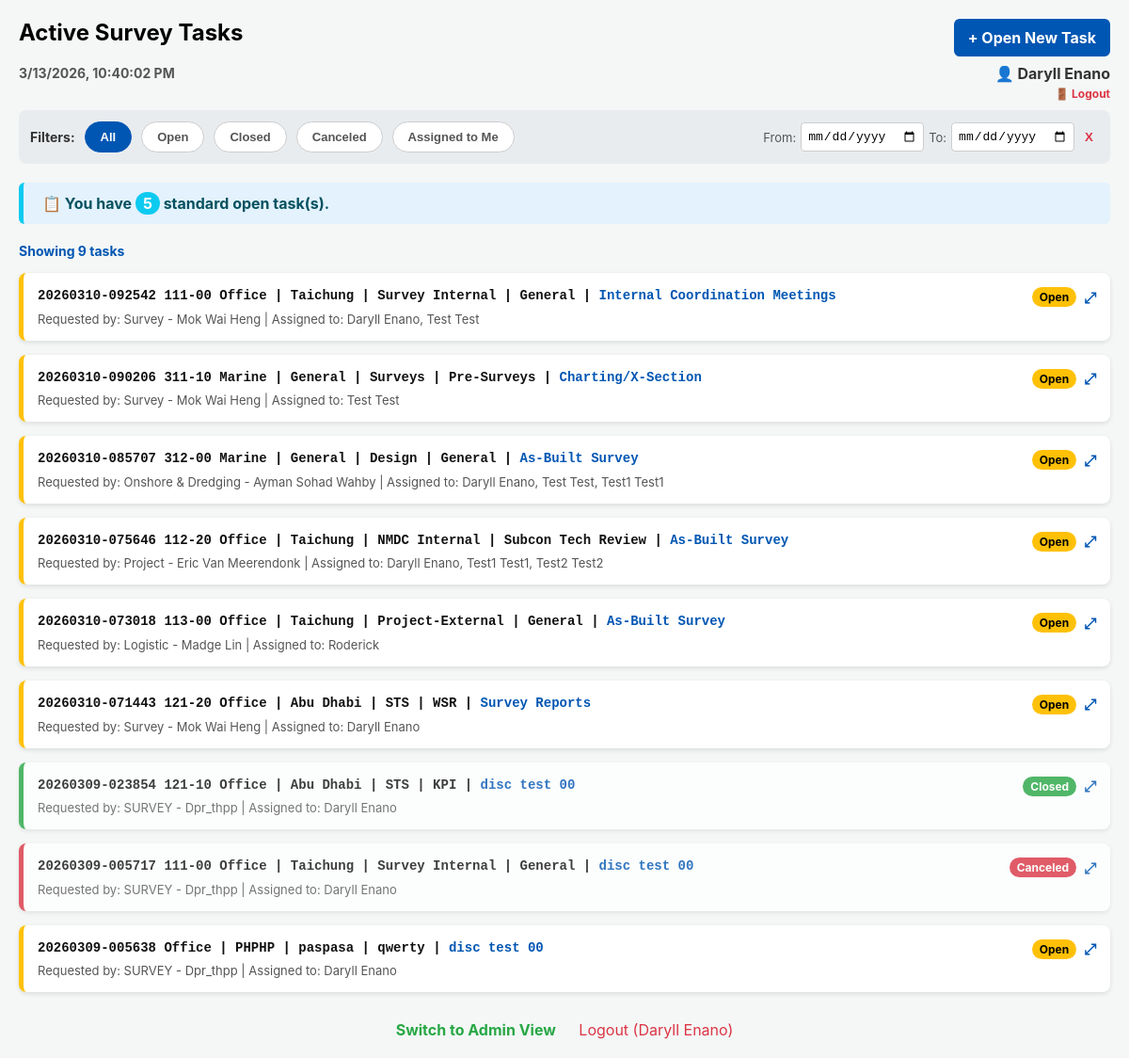
Screenshot of / (signed in) with the database file from the repository.
### app.py (models this page shows)
class User(UserMixin, db.Model):
    id = db.Column(db.Integer, primary_key=True)
    email = db.Column(db.String(120), unique=True, nullable=False)
    name = db.Column(db.String(100), nullable=False)
    password_hash = db.Column(db.String(256), nullable=False)
    is_approved = db.Column(db.Boolean, default=False)

class SurveyTask(db.Model):
    id = db.Column(db.Integer, primary_key=True)
    surveyor_name = db.Column(db.String(100), nullable=False)
    assigned_to = db.Column(db.String(100), nullable=True)
    requestor = db.Column(db.String(100), nullable=True)
    task_category = db.Column(db.String(100), nullable=True)
    instrument = db.Column(db.String(100), nullable=True)
    action_required = db.Column(db.String(100), nullable=True)
    area = db.Column(db.String(100), nullable=False)
    location = db.Column(db.String(100), nullable=True)
    sub_location = db.Column(db.String(100), nullable=True)
    work_scope = db.Column(db.String(100), nullable=False)
    remarks = db.Column(db.Text, nullable=True)
    deliverable_link = db.Column(db.String(500), nullable=True)
    reference_links = db.Column(db.Text, nullable=True)
    status = db.Column(db.String(20), default="Open")
    is_urgent = db.Column(db.Boolean, default=False) # <--- URGENT FLAG ADDED
    start_time = db.Column(db.DateTime, default=datetime.utcnow)
    end_time = db.Column(db.DateTime, nullable=True)

### app.py (the view)
@app.route('/')
@login_required
def dashboard():
    session['dashboard_view'] = 'user'
    all_tasks = SurveyTask.query.filter(SurveyTask.status != 'Archived') \
        .order_by(SurveyTask.is_urgent.desc(), SurveyTask.start_time.desc()) \
        .limit(300).all()
    is_admin = current_user.email in ADMIN_EMAILS
    return render_template('dashboard.html', name=current_user.name, tasks=all_tasks, is_admin=is_admin)

### app.py (called while the page is built)
@login_manager.user_loader
def load_user(user_id):
    return User.query.get(int(user_id))

### templates/dashboard.html (shortened to what this page needs)
<!DOCTYPE html>
<html lang="en">
<head>
</head>
<body>
    <div class="header" style="align-items: flex-start;">
        <div>
            <h2 style="margin-top: 0;">Active Survey Tasks</h2>
            <div id="liveClock" style="font-size: 14px; color: #555; font-weight: bold;">Loading time...</div>
        </div>
        <div style="display: flex; flex-direction: column; align-items: flex-end;">
            <a href="/new_task" class="btn-new">+ Open New Task</a>
            <span style="color: #333; font-weight: bold; margin-top: 8px;">👤 {{ name }}</span>
            <a href="/logout" style="color: #dc3545; text-decoration: none; font-size: 12px; font-weight: bold; margin-top: 4px;">🚪 Logout</a>
        </div>
    </div>
    <div class="filter-bar">
        <strong style="font-size: 14px; color: #333;">Filters:</strong>
        <button class="btn-filter" id="btnAll" onclick="toggleStatus('All')">All</button>
        <button class="btn-filter active" id="btnOpen" onclick="toggleStatus('Open')">Open</button>
        <button class="btn-filter" id="btnClosed" onclick="toggleStatus('Closed')">Closed</button>
        <button class="btn-filter" id="btnCanceled" onclick="toggleStatus('Canceled')">Canceled</button>
        <button class="btn-filter" id="btnMine" onclick="toggleMine()">Assigned to Me</button>
        <div style="margin-left: auto; display: flex; align-items: center; gap: 5px;">
            <span style="font-size: 13px; color: #555;">From:</span>
            <input type="date" id="dateStart" class="date-input" onchange="applyFilters()">
            <span style="font-size: 13px; color: #555;">To:</span>
            <input type="date" id="dateEnd" class="date-input" onchange="applyFilters()">
            <button onclick="clearDates()" style="background: none; border: none; color: #dc3545; cursor: pointer; font-weight: bold;" title="Clear Dates">X</button>
        </div>
    </div>
 {% set my_open_count = namespace(value=0) %}
 {% for task in tasks %}
     {% if task.status == 'Open' and task.assigned_to and name in task.assigned_to %}
         {% set my_open_count.value = my_open_count.value + 1 %}
     {% endif %}
 {% endfor %}
 <div style="display: flex; gap: 10px; flex-wrap: wrap; margin-bottom: 20px;">
     <div style="flex: 1; background-color: #e3f2fd; border-left: 5px solid #0dcaf0; padding: 12px 20px; border-radius: 6px; font-weight: bold; color: #055160;">
         📋 You have <span style="background: #0dcaf0; color: white; padding: 2px 8px; border-radius: 12px;">{{ my_open_count.value }}</span> standard open task(s).
     </div>
 </div>
    <div id="taskCountDisplay" style="font-size: 14px; font-weight: bold; color: #0056b3; margin-bottom: 15px;">Loading task count...</div>
    <div id="taskContainer">
        {% for task in tasks %}
        {% set area_clean = task.area.split('_', 1)[-1].replace('_', ' ') if task.area and '_' in task.area else task.area %}
        {% set loc_clean = task.location.split('_', 1)[-1].replace('_', ' ') if task.location and task.location != 'N/A' and '_' in task.location else (task.location if task.location and task.location != 'N/A' else '') %}
        {% set sub_clean = task.sub_location.split('_', 1)[-1].replace('_', ' ') if task.sub_location and task.sub_location != 'N/A' and '_' in task.sub_location else (task.sub_location if task.sub_location and task.sub_location != 'N/A' else '') %}
        {% set scope_code = task.work_scope.split('_', 1)[0] if task.work_scope and '_' in task.work_scope else '' %}
        {% set scope_text = task.work_scope.split('_', 1)[-1].replace('_', ' ') if task.work_scope and '_' in task.work_scope else task.work_scope %}
        <div class="task-card"
             data-id="{{ task.id }}"
             data-status="{{ task.status }}"
             data-date="{{ task.start_time.strftime('%Y-%m-%d') }}"
             data-assigned="{{ task.assigned_to }}"
             data-mine="{% if (task.assigned_to and name in task.assigned_to) or name == task.surveyor_name %}true{% else %}false{% endif %}"
             data-creator="{{ task.surveyor_name }}"
             data-task-str="{{ task.start_time.strftime('%Y%m%d-%H%M%S') if task.start_time else 'UNKNOWN-'~task.id }}"
             data-path="📁 {{ area_clean }} {% if loc_clean %}➔ {{ loc_clean }}{% endif %} {% if sub_clean %}➔ {{ sub_clean }}{% endif %} ➔ {{ scope_text }}"
             data-remarks="{{ task.remarks or '' }}"
             data-links="{{ task.reference_links or '' }}"
             data-deliverable="{{ task.deliverable_link or '' }}"
             data-req="{{ task.requestor or '' }}"
             data-cat="{{ task.task_category or '' }}"
             data-disc="{{ task.action_required or '' }}"
             data-inst="{{ task.instrument or '' }}"
             data-start="{{ task.start_time.strftime('%Y-%m-%d %H:%M') if task.start_time else '' }}"
             data-end="{{ task.end_time.strftime('%Y-%m-%d %H:%M') if task.end_time else 'Pending' }}">
            <div class="task-header" onclick="openTaskModal(this.parentElement)">
                <div style="flex: 1;">
                    <div class="task-line-1">
                        {{ task.start_time.strftime('%Y%m%d-%H%M%S') if task.start_time else 'UNKNOWN-'~task.id }}
                        {% if scope_code %}{{ scope_code }} {% endif %}
                        {{ area_clean }}
                        {% if loc_clean %} | {{ loc_clean }}{% endif %}
                        {% if sub_clean %} | {{ sub_clean }}{% endif %}
                        {% if scope_text %} | {{ scope_text }}{% endif %}
                        {% if task.action_required %} | <span style="color: #0056b3;">{{ task.action_required }}</span>{% endif %}
                    </div>
                    <div class="task-line-2">
                        Requested by: {{ task.requestor }} | Assigned to: {{ task.assigned_to }}
                    </div>
                </div>
                <div style="display: flex; align-items: center; gap: 8px;">
                    <span class="status-badge badge-{{ task.status }}">{{ task.status }}</span>
                    <span style="font-size: 16px; color: #0056b3; font-weight: bold;" title="View Details">⤢</span>
                </div>
            </div>
        </div>
        {% endfor %}
    </div>
    <div style="text-align: center; margin-top: 30px;">
        {% if is_admin %}
        <a href="/admin_dashboard" style="color: #28a745; font-weight: bold; text-decoration: none; margin-right: 20px;">Switch to Admin View</a>
        {% endif %}
        <a href="/logout" style="color: #dc3545; text-decoration: none;">Logout ({{ name }})</a>
    </div>
</body>
</html>

### templates/dashboard.html (style rules this page uses)
body { font-family: -apple-system, BlinkMacSystemFont, Arial, sans-serif; background-color: #f4f7f6; padding: 20px; margin: 0; }
.header { display: flex; justify-content: space-between; align-items: center; margin-bottom: 10px; flex-wrap: wrap; gap: 10px; }
.btn-new { background-color: #0056b3; color: white; padding: 10px 15px; text-decoration: none; border-radius: 6px; font-weight: bold; }
.filter-bar { display: flex; gap: 10px; margin-bottom: 20px; flex-wrap: wrap; background: #e9ecef; padding: 12px; border-radius: 8px; align-items: center; }
.btn-filter { background: white; color: #555; border: 1px solid #ccc; padding: 8px 16px; border-radius: 20px; cursor: pointer; font-size: 13px; font-weight: bold; transition: all 0.2s; }
.btn-filter.active { background: #0056b3; color: white; border-color: #0056b3; }
.date-input { padding: 6px; border: 1px solid #ccc; border-radius: 4px; font-size: 13px; }
.task-card { background: white; padding: 15px; border-radius: 8px; box-shadow: 0 2px 5px rgba(0,0,0,0.1); margin-bottom: 15px; border-left: 5px solid #ffc107; transition: all 0.2s; }
.task-card[data-status="Closed"] { border-left-color: #28a745; opacity: 0.8; }
.task-card[data-status="Canceled"] { border-left-color: #dc3545; opacity: 0.8; }
.task-header { display: flex; justify-content: space-between; align-items: flex-start; gap: 10px; cursor: pointer; }
.task-line-1 { font-family: monospace; font-size: 14px; color: #111; font-weight: bold; margin-bottom: 6px; line-height: 1.4; }
.task-line-2 { font-size: 13px; color: #555; }
.status-badge { font-size: 12px; padding: 3px 8px; border-radius: 12px; color: white; font-weight: bold; white-space: nowrap; }
.badge-Open { background: #ffc107; color: black; }
.badge-Closed { background: #28a745; }
.badge-Canceled { background: #dc3545; }

### rows the page displays
User: name "Daryll Enano"
SurveyTask: start_time "20260310-092542", scope_code "111-00", area_clean "Office", loc_clean "Taichung", sub_clean "Survey Internal", scope_text "General", action_required "Internal Coordination Meetings", requestor "Survey - Mok Wai Heng", assigned_to "Daryll Enano, Test Test", status "Open"
SurveyTask: start_time "20260310-090206", scope_code "311-10", area_clean "Marine", loc_clean "General", sub_clean "Surveys", scope_text "Pre-Surveys", action_required "Charting/X-Section", requestor "Survey - Mok Wai Heng", assigned_to "Test Test", status "Open"
SurveyTask: start_time "20260310-085707", scope_code "312-00", area_clean "Marine", loc_clean "General", sub_clean "Design", scope_text "General", action_required "As-Built Survey", requestor "Onshore & Dredging - Ayman Sohad Wahby", assigned_to "Daryll Enano, Test Test, Test1 Test1", status "Open"
SurveyTask: start_time "20260310-075646", scope_code "112-20", area_clean "Office", loc_clean "Taichung", sub_clean "NMDC Internal", scope_text "Subcon Tech Review", action_required "As-Built Survey", requestor "Project - Eric Van Meerendonk", assigned_to "Daryll Enano, Test1 Test1, Test2 Test2", status "Open"
SurveyTask: start_time "20260310-073018", scope_code "113-00", area_clean "Office", loc_clean "Taichung", sub_clean "Project-External", scope_text "General", action_required "As-Built Survey", requestor "Logistic - Madge Lin", assigned_to "Roderick", status "Open"
SurveyTask: start_time "20260310-071443", scope_code "121-20", area_clean "Office", loc_clean "Abu Dhabi", sub_clean "STS", scope_text "WSR", action_required "Survey Reports", requestor "Survey - Mok Wai Heng", assigned_to "Daryll Enano", status "Open"
SurveyTask: start_time "20260309-023854", scope_code "121-10", area_clean "Office", loc_clean "Abu Dhabi", sub_clean "STS", scope_text "KPI", action_required "disc test 00", requestor "SURVEY - Dpr_thpp", assigned_to "Daryll Enano", status "Closed"
SurveyTask: start_time "20260309-005717", scope_code "111-00", area_clean "Office", loc_clean "Taichung", sub_clean "Survey Internal", scope_text "General", action_required "disc test 00", requestor "SURVEY - Dpr_thpp", assigned_to "Daryll Enano", status "Canceled"
SurveyTask: start_time "20260309-005638", area_clean "Office", location "PHPHP", sub_location "paspasa", work_scope "qwerty", action_required "disc test 00", requestor "SURVEY - Dpr_thpp", assigned_to "Daryll Enano", status "Open"

### other values shown
{{ my_open_count.value }} "5"
